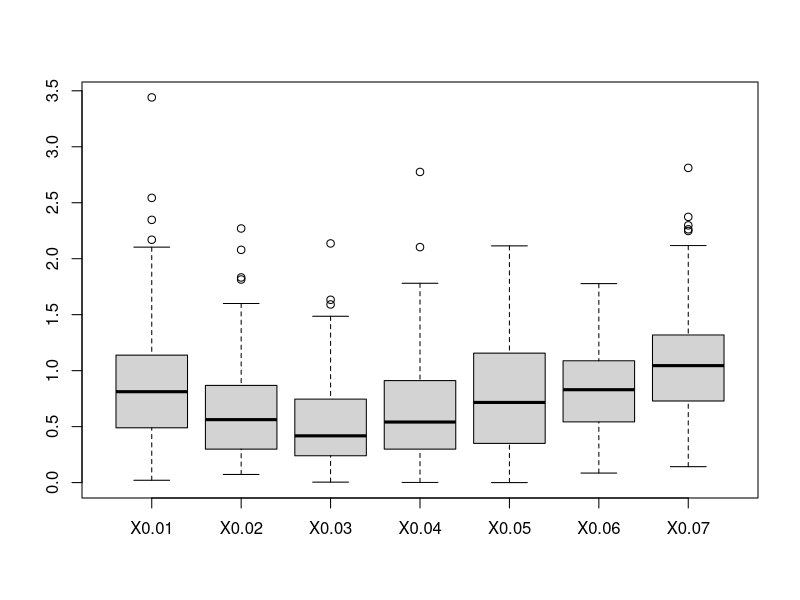
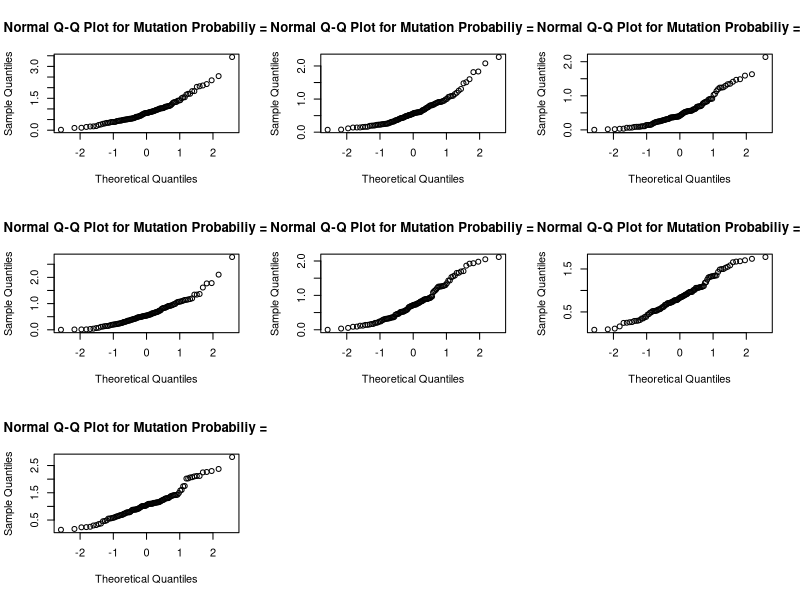
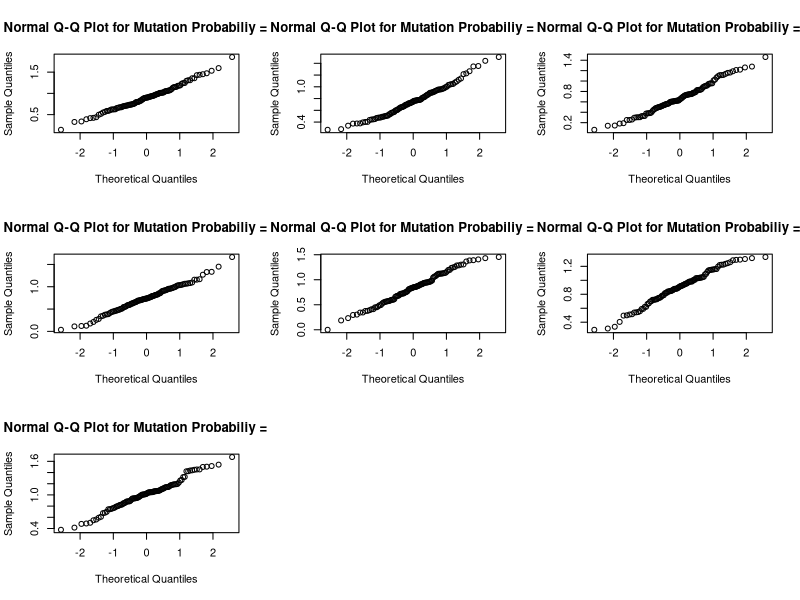
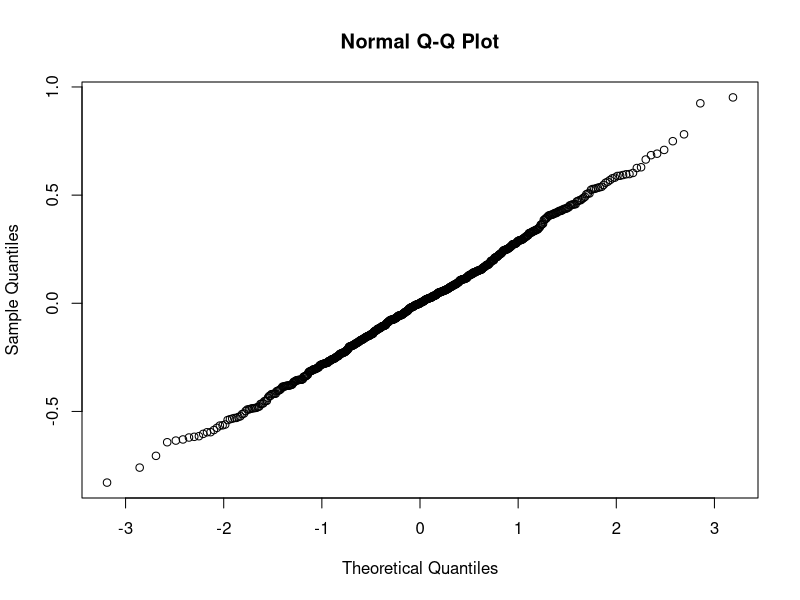

The R script that drew these images, in order:
#3.1
genal = read.table("genal.txt", header=T)

boxplot(genal)

#3.2
#Loops through, creating QQ-plot for each mutation probability
par(mfrow=c(3,3))
for (i in 1:7) {
  qqnorm(genal[,i],main =paste("Normal Q-Q Plot for Mutation Probabiliy =",i/10))
}

#3.3
sqgenal=sqrt(genal)

#Loops through, creating QQ-plot for each mutation probability
par(mfrow=c(3,3))
for (i in 1:7) {
  qqnorm(sqgenal[,i],main =paste("Normal Q-Q Plot for Mutation Probabiliy =",i/10))
}

#3.4

#Create data-frames for the origional genal data, and the squareroot genal data
sqframe=data.frame(yield=as.vector(as.matrix(sqgenal)),
                      variety=factor(rep(1:7,each=100)))

sqaov=lm(yield~variety,data=sqframe)
anova(sqaov)

#3.5
summary(sqaov)

#3.6
par(mfrow=c(1,1));qqnorm(residuals(sqaov))
